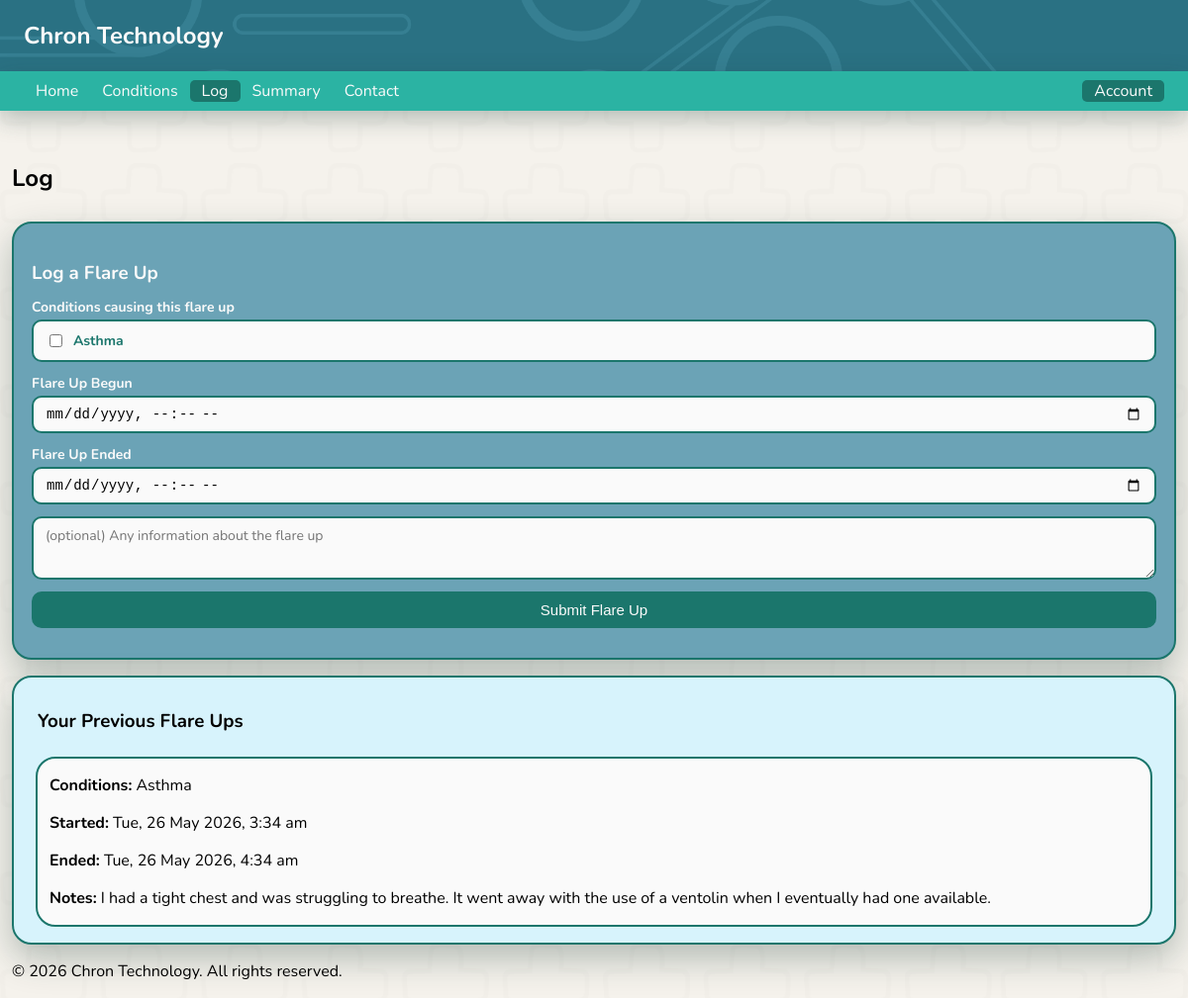
Page /log (signed in) on the committed database.
### tables this page shows
CREATE TABLE conditions (
        id INTEGER PRIMARY KEY AUTOINCREMENT,
        user_id INTEGER NOT NULL,
        condition_name TEXT NOT NULL,
        triggers TEXT NULL,
        created_at TIMESTAMP DEFAULT CURRENT_TIMESTAMP, important_information TEXT NULL,
        FOREIGN KEY (user_id) REFERENCES users(id)
    );

CREATE TABLE flare_ups (
        id INTEGER PRIMARY KEY AUTOINCREMENT,
        user_id INTEGER NOT NULL,
        begin_time DATETIME NOT NULL,
        end_time DATETIME NOT NULL,
        flareup_comment TEXT NULL,
        created_at TIMESTAMP DEFAULT CURRENT_TIMESTAMP,
        FOREIGN KEY (user_id) REFERENCES users(id)
    );

### app.py (the view)
@app.route('/log')
def log():
    user_logs = []
    user_conditions = []
    if session.get('user_id'):
        conn = get_user_conn()
        cursor = conn.cursor()
        cursor.execute(
            'SELECT id, begin_time, end_time, flareup_comment FROM flare_ups WHERE user_id = ?',
            (session['user_id'],)
        )
        rows = cursor.fetchall()
        flare_up_ids = [row[0] for row in rows]
        conditions_map = {}
        if flare_up_ids:
            placeholders = ','.join('?' * len(flare_up_ids))
            cursor.execute(f'''
                SELECT fuc.flare_up_id, c.condition_name
                FROM flare_up_conditions fuc
                JOIN conditions c ON c.id = fuc.condition_id
                WHERE fuc.flare_up_id IN ({placeholders})
            ''', flare_up_ids)
            for fup_id, cname in cursor.fetchall():
                conditions_map.setdefault(fup_id, []).append(cname)
        user_logs = [(row[0], row[1], row[2], row[3] or '', conditions_map.get(row[0], [])) for row in rows]
        cursor.execute(
            'SELECT id, condition_name FROM conditions WHERE user_id = ?',
            (session['user_id'],)
        )
        user_conditions = cursor.fetchall()
        conn.close()
    return render_template('log.html', user_logs=user_logs, user_conditions=user_conditions)

### app.py (called while the page is built)
def get_user_conn():
    return sqlite3.connect(USER_DB)

### templates/log.html (shortened to what this page needs)
<!DOCTYPE html>
<html lang="en">
<head>
    <link rel="stylesheet" href="/static/style.css">
</head>
<body class="index_page">
    <header>
        <nav>
            <h1 class="websitelogo">Chron Technology</h1>
        </nav>
        <div class="topnav">
            <div class="nav-left">
                <a class="notactive_page" href="/">Home</a>
                {% if session.get('user_id') %}
                <a class="notactive_page" href="conditions">Conditions</a>
                <a class="active_page" href="log">Log</a>
                <a class="notactive_page" href="summary">Summary</a>
                <a class="notactive_page" href="contact">Contact</a>
                {% endif %}
            </div>
            <div class="nav-right">
                {% if session.get('user_id') %}
                <div class="dropdown">
                    <span class="dropdown-toggle">Account</span>
                </div>
                {% else %}
                <a class="notactive_page" href="signup">SignUp</a>
                <a class="notactive_page" href="signin">SignIn</a>
                {% endif %}
            </div>
        </div>
    </header>
    <main>
        <section>
            <h2 class="topPageHeadings">Log</h2>
        </section>
        <div class="add_log_display">
            <h3>Log a Flare Up</h3>
            <form method="post" action="log_flareups">
                <div class="log-form-group">
                    <label>Conditions causing this flare up</label>
                    {% if user_conditions %}
                    <div class="condition-checkboxes">
                        {% for cid, cname in user_conditions %}
                        <label class="condition-checkbox-label">
                            <input type="checkbox" name="condition_ids" value="{{ cid }}">
                            {{ cname }}
                        </label>
                        {% endfor %}
                    </div>
                    {% else %}
                    <p class="no-conditions-note">No conditions added yet. <a href="/conditions">Add conditions</a> first.</p>
                    {% endif %}
                </div>
                <div class="log-form-group">
                    <label for="flare_up_begun">Flare Up Begun</label>
                    <input type="datetime-local" id="flare_up_begun" name="flare_up_begun">
                </div>
                <div class="log-form-group">
                    <label for="flare_up_end">Flare Up Ended</label>
                    <input type="datetime-local" id="flare_up_end" name="flare_up_end">
                </div>
                <div class="log-form-group">
                    <textarea placeholder="(optional) Any information about the flare up" id="flareup_information" name="flareup_information"></textarea>
                </div>
                <div class="log-form-group">
                    <button type="submit">Submit Flare Up</button>
                </div>
            </form>
        </div>
        <div class="all_log_display">
            <h3 class="flareup_heading">Your Previous Flare Ups</h3>
            {% if user_logs %}
            <div class="user-logs">
                {% for id, begin_time, end_time, comment, conditions in user_logs %}
                <div class="individual_flareup">
                    {% if conditions %}
                    <p class="flareup_text"><strong>Conditions:</strong> {{ conditions | join(', ') }}</p>
                    {% endif %}
                    <p class="flareup_text"><strong>Started:</strong> <span class="datetime" data-time="{{ begin_time }}">{{ begin_time }}</span></p>
                    <p class="flareup_text"><strong>Ended:</strong> <span class="datetime" data-time="{{ end_time }}">{{ end_time }}</span></p>
                    {% if comment %}
                    <p class="flareup_text"><strong>Notes:</strong> {{ comment }}</p>
                    {% endif %}
                </div>
                {% endfor %}
            </div>
            {% else %}
            <p class="no-data" style="padding-left: 1vw;">You have not added any flare ups yet.</p>
            {% endif %}
        </div>
    </main>
    <footer>
        <p>&copy; 2026 Chron Technology. All rights reserved.</p>
    </footer>
</body>
</html>

### static/style.css (style rules this page uses)
body { font-family: 'Nunito', sans-serif; }
header { position: fixed; top: 0; left: 0; width: 100%; z-index: 1000; background-color: #2a7183; background-image: url('/static/images/header_image.png'); background-repeat: no-repeat; background-size: cover; background-position: center; }
.websitelogo { padding-left: 2vw; }
.topPageHeadings { display: block; padding-bottom: 1vh; }
.index_page { background-color: #f5f2ec; background-image: url('/static/images/chron_tech_background.png'); background-repeat: no-repeat; background-size: cover; background-position: center; background-attachment: fixed; min-height: 100vh; display: flex; flex-direction: column; margin: 0; padding-left: 1vw; padding-right: 1vw; }
main { flex: 1; margin-top: 18vh; }
.websitelogo { color: #fafafa; }
.topnav { background-color:#2BB3A3; height: 5vh; display: flex; align-items: center; justify-content: space-between; box-shadow: 0 8px 25px rgba(26, 58, 53, 0.3); }
.nav-left, .nav-right { display: flex; align-items: center; }
.nav-left { padding-left: 2vw; }
.nav-right { padding-right: 2vw; }
.active_page { color: #fafafa; text-decoration: none; padding-left: 1vw; padding-right: 1vw; background-color: #1b766c; border-radius: 5px; }
.notactive_page { color: #fafafa; text-decoration: none; padding-left: 1vw; padding-right: 1vw; }
.dropdown { position: relative; }
.dropdown-toggle { color: #fafafa; cursor: pointer; padding: 0 1vw; border-radius: 5px; background-color: #1b766c; }
.condition-checkboxes { display: flex; flex-direction: column; gap: 0.6vh; background-color: #fafafa; border: 2px solid #1b766c; border-radius: 10px; padding: 10px 12px; max-height: 20vh; overflow-y: auto; }
.condition-checkbox-label { display: flex; align-items: center; gap: 8px; font-size: 14px; color: #1b766c; cursor: pointer; }
.all_log_display { border: 2px solid #1b766c; border-radius: 20px; background-color: rgb(215, 243, 252); padding: 1vw; margin-top: 2vh; box-shadow: 0 14px 35px rgba(26, 58, 53, 0.3); }
.add_log_display { border: 2px solid #1b766c; border-radius: 20px; background-color: rgb(107, 163, 182); padding: 1.5vw; color: #fafafa; margin-top: 2vh; box-shadow: 0 14px 35px rgba(26, 58, 53, 0.3); }
.add_log_display h3 { margin-bottom: 1.5vh; }
.log-form-group { display: flex; flex-direction: column; gap: 0.4vh; margin-bottom: 1.5vh; }
.log-form-group label { font-weight: bold; font-size: 14px; }
.add_log_display input[type="datetime-local"], .add_log_display textarea { padding: 8px 12px; border: 2px solid #1b766c; border-radius: 10px; font-size: 14px; width: 100%; box-sizing: border-box; background-color: #fafafa; }
.add_log_display textarea { min-height: 8vh; resize: vertical; font-family: inherit; }
.add_log_display button[type="submit"] { background-color: #1b766c; color: #fafafa; border: none; padding: 10px 24px; border-radius: 10px; font-size: 15px; cursor: pointer; transition: background-color 0.2s ease; }
.flareup_heading { padding-left: 1vw; align-self: flex-start; }
.user-logs { display: flex; flex-direction: column; align-items: center; }
.individual_flareup { border: 2px solid #1b766c; border-radius: 20px; background-color: #fafafa; width: calc(100% - 2vw); margin: 0.5vh 0; }
.flareup_text { padding-left: 1vw; padding-right: 1vw; }
section h2 { display: inline; }

### rows in the picture
conditions: condition_name "Asthma"
flare_ups: conditions "Asthma", flareup_comment "I had a tight chest and was struggling to breathe. It went away with the use of a ventolin when I eventually had one available."
